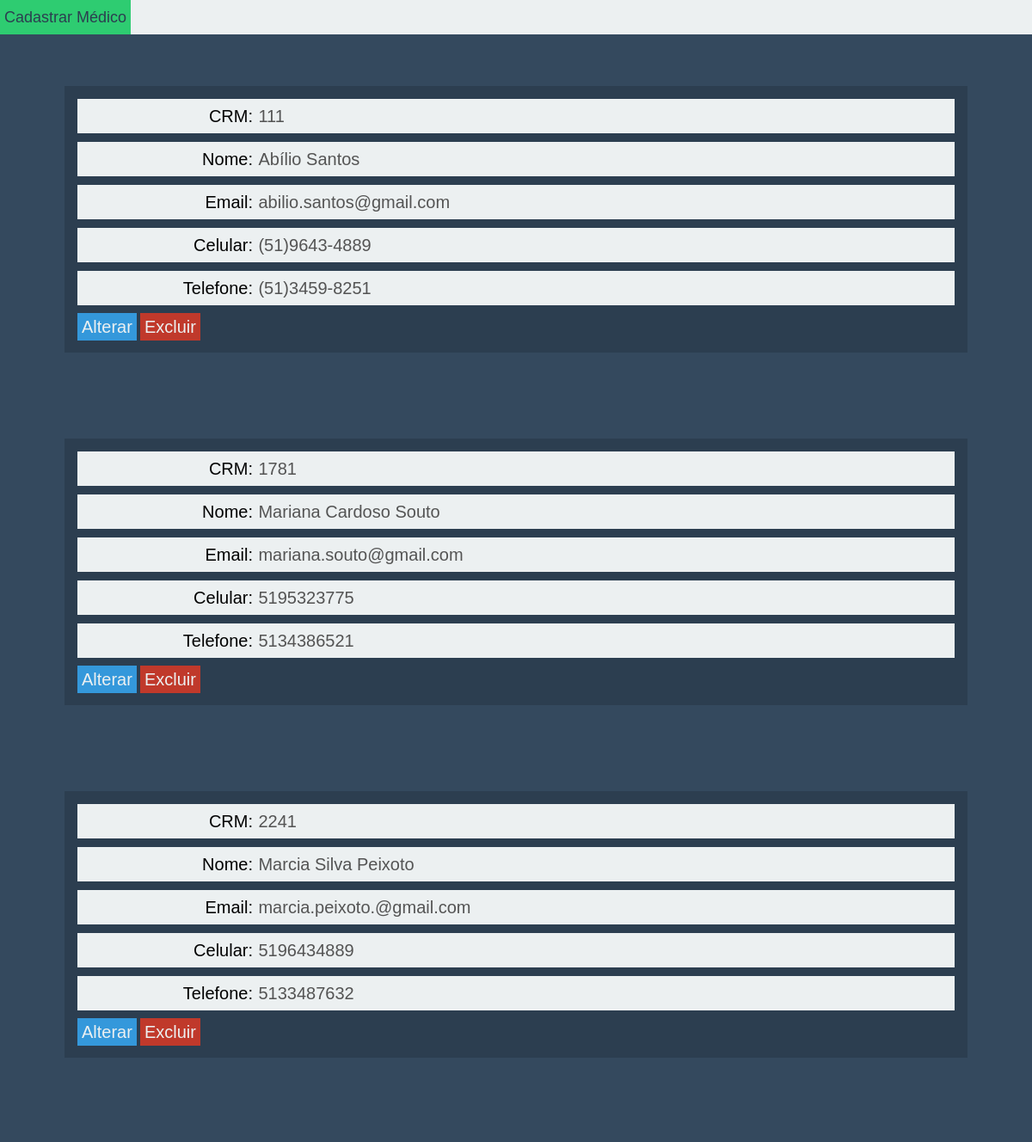
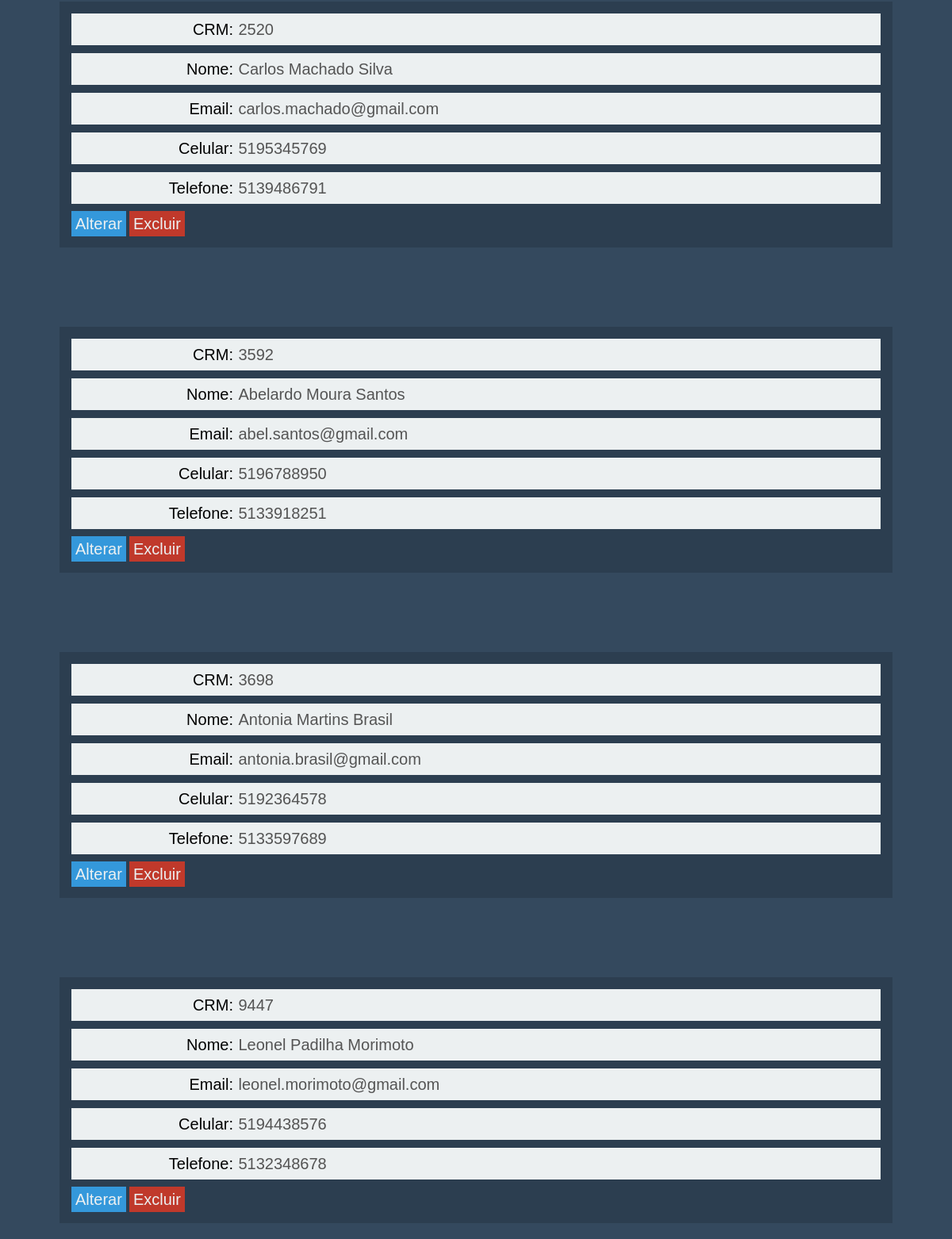
Screenshot of /view/medico.php with the database file from the repository (2 pictures, top to bottom).
### tables this page shows
CREATE TABLE MEDICO(
crm bigint not null auto_increment,
nome varchar(80),
telefone varchar(10),
celular varchar(10),
email varchar(60),

constraint PK_MEDICO primary key (crm)
);

### controller/MedicoCtr.class.php (called while the page is built, shortened)
<?php
include_once '../model/bo/MedicoBo.class.php';
class MedicoCtr{
	private $bo;
	public function __construct(){
		$this->bo = new MedicoBo();
	}
	public function getLista(){
		return $this->bo->getLista();
	}
}
?>

### model/bo/MedicoBo.class.php (called while the page is built, shortened)
<?php
class MedicoBo{
	private $dao;
	public function __construct(){
		$this->dao = new MedicoDao();
	}
	public function getLista(){
		$fields = "crm, nome, telefone, email, celular ";
		$filter = "";
		$this->dao->find($fields, $filter);
		return $this->dao->getResultSet();
	}
}
?>

### model/dao/Dao.class.php (called while the page is built, shortened)
<?php
abstract class Dao {
    private $tableName;
	private $rs;
	public function __construct($tableName){
		include_once('Connection.class.php');
		$this->tableName = $tableName;
	}
	public function find($columns, $filter){
	  try
	  {
		$sql = "SELECT $columns FROM $this->tableName $filter";
		$this->rs = Connection::getConn()->query($sql);
		$this->rowsSelAffected = $this->rs->rowCount();
		return $this->rowsSelAffected;
	  }
	  catch(Exception $ex){
			throw($ex);
		}
	}
	public function getResultSet(){
	  try
	  {
		$return = NULL;
		while($row=$this->rs->fetch()){
			$return[] = $row;
		}
		return $return;
	  }
	  catch(Exception $ex){
			throw($ex);
		}
	}
}
?>

### model/dao/Connection.class.php (called while the page is built)
<?php
class Connection {
	private static $conn;
	private static $hostname		="localhost";
	private static $dataBaseName	="JOHAN_YASSER_INTERDIS";
	private static $userName		="admin";
	private static $pwd				="masterkey";
	private static $dataBaseType	="mysql";
public static function connect(){
		try
		{
			self::$conn = new
			 PDO(self::$dataBaseType.":host=".
			 self::$hostname.";dbname=".
			 self::$dataBaseName,
			 self::$userName,
			 self::$pwd);
		}
		catch(Exception $ex)
		{
			throw $ex;
		}
	}
	public static function getConn(){
		return self::$conn;
	}
	public static function disconnect(){
		self::$conn=null;
	}
}
?>

### view/medico.php (the view, shortened to what this page needs)
<html>
<head>
	<link rel="stylesheet" href="css/main.css" type="text/css">
	<link rel="stylesheet" href="css/crud.css" type="text/css">
	<link rel="stylesheet" href="css/cadastro.css" type="text/css">
	<?php include_once '../controller/MedicoCtr.class.php'; ?>
</head>
<body>
	<header>
		<form action="cadastrarMedico.php" method="post">
			<input type="submit" name="adicionar" class="form-component button button-add" value="Cadastrar Médico"/>
		</form>
	</header>
	<?php
		try{
			$ctr = new MedicoCtr();
			$medicos = $ctr->getLista();
			if($medicos != NULL){
				foreach($medicos as $medico){
				?>
				<article id="form-wraper">
					<div class="form-group">
						<label>CRM:</label>
						<input type="text" id="crm" name="crm" value=<?php echo "'" . $medico['crm'] . "'";?> disabled />
					</div>
					<div class="form-group">
						<label>Nome:</label>
						<input type="text" id="nome" name="nome"  value=<?php echo "'" . $medico['nome'] . "'";?> disabled/>
					</div>
					<div class="form-group">
						<label>Email:</label>
						<input type="text" id="email" name="email" value=<?php echo "'" . $medico['email'] . "'";?> disabled/>
					</div>
					<div class="form-group">
						<label>Celular:</label>
						<input type="text" id="celular" name="celular" value=<?php echo "'" . $medico['celular'] . "'";?> disabled/>
					</div>
					<div class="form-group">
						<label>Telefone:</label>
						<input type="text" id="telefone" name="telefone" value=<?php echo "'" . $medico['telefone'] . "'";?> disabled/>
					</div>
					<span class='form-component table-column list-button update'><a href= <?php echo strtr($medico['nome'], array(" " => "%20"));?> >Alterar</a></span>
					<span class='form-component table-column list-button delete'><a href= <?php echo "excluirMedico.php?id=" . $medico['crm'];?> >Excluir</a></span>
				</article>
	  <?php
				}
			}else{
				?> <div class='message success' > Não há médicos na lista.</div><?php
			}
		}catch(Exception $ex){
		   ?>
				<div class="message fail"> <?php echo $ex->getMessage(); ?></div>
		<?php
			}
		?>
</body>
</html>

### view/css/main.css (style rules this page uses)
body,html { padding:0; margin: 0; }
body { background-color: #34495e; }
.form-component { font-size: 20px; height: 32px; font-size: 20px; font-family: inherit; color:#2c3e50; }
.button { background-color: #2ecc71; border: 0; font-size:18px; font-family: sans-serif; width: 100px; font-weight: lighter; padding: 5px; }

### view/css/crud.css (style rules this page uses)
header { background-color: #ecf0f1; width: 100%; height: 40px; position: fixed; top:0; text-align: center; }
.button-add { float: left; vertical-align: bottom; width: auto; height: 100%; margin-right: 15px; padding: 5px; }
.list-button { height: 30px; line-height: 30px; vertical-align: center; cursor: pointer; padding: 5px; font-family: sans-serif; font-weight: lighter; }
.list-button a { color: inherit; text-decoration: none; }
.delete { background-color: #c0392b; color: #ecf0f1; }
.update { background-color: #3498db; color: #ecf0f1; height: 30px; line-height: 30px; vertical-align: center; cursor: pointer; }

### view/css/cadastro.css (style rules this page uses)
#form-wraper { width: 85%; margin:0 auto; margin-top: 100px; top: 50%; padding: 15px; background-color: #2c3e50; margin-bottom: 20px; }
.form-group { background-color: #ecf0f1; font-family: sans-serif; font-weight: lighter; margin-bottom: 10px; height: 40px; line-height: 40px; }
.form-group label { display: inline-block; width: 20%; text-align: right; font-size: 20px; vertical-align: center; }
.form-group input, .form-group .input { border:0; width: 70%; background-color: inherit; font-weight: lighter; font-size: 20px; vertical-align: center; font-family: sans-serif; }

### rows the page displays
medico: crm "111", nome "Abílio Santos", email "abilio.santos@gmail.com", celular "(51)9643-4889", telefone "(51)3459-8251"
medico: crm "1781", nome "Mariana Cardoso Souto", email "mariana.souto@gmail.com", celular "5195323775", telefone "5134386521"
medico: crm "2241", nome "Marcia Silva Peixoto", email "marcia.peixoto.@gmail.com", celular "5196434889", telefone "5133487632"
medico: crm "2520", nome "Carlos Machado Silva", email "carlos.machado@gmail.com", celular "5195345769", telefone "5139486791"
medico: crm "3592", nome "Abelardo Moura Santos", email "abel.santos@gmail.com", celular "5196788950", telefone "5133918251"
medico: crm "3698", nome "Antonia Martins Brasil", email "antonia.brasil@gmail.com", celular "5192364578", telefone "5133597689"
medico: crm "9447", nome "Leonel Padilha Morimoto", email "leonel.morimoto@gmail.com", celular "5194438576", telefone "5132348678"
